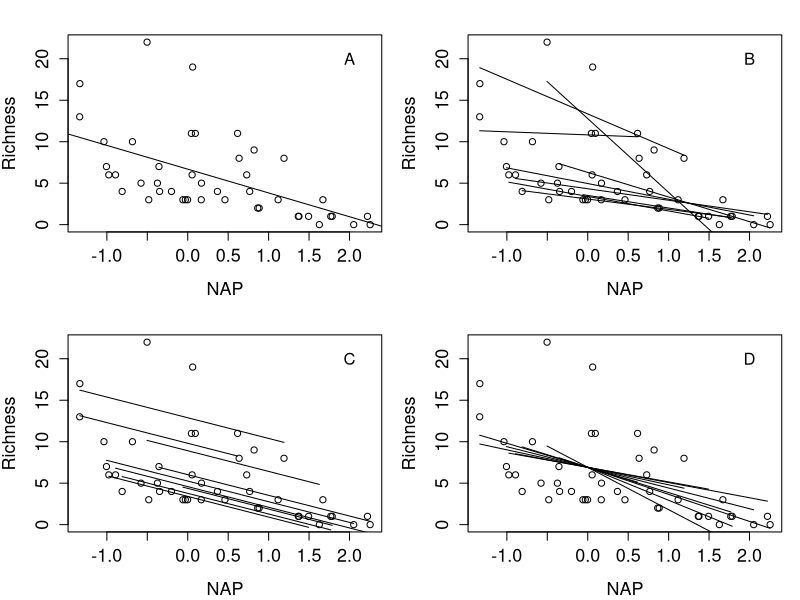
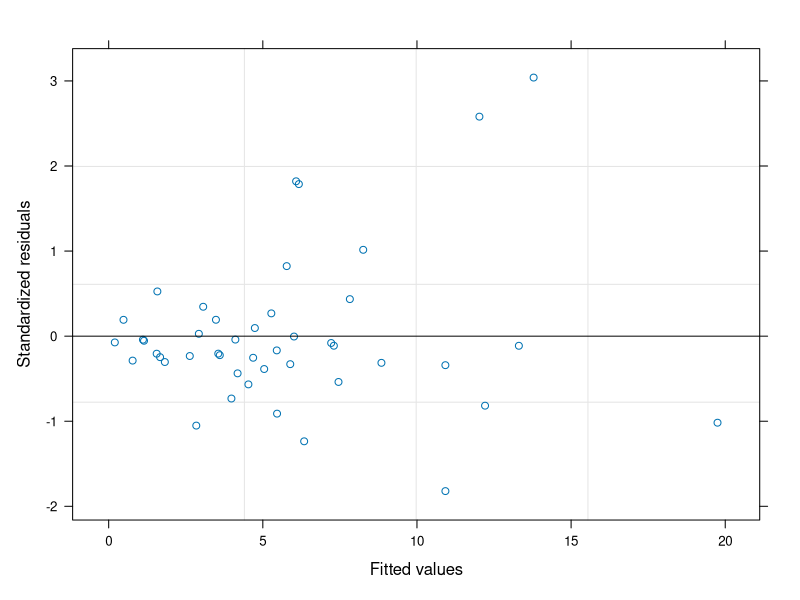

Recreate these plots in R, in order. (Note: this script raises an error after producing the figures.)
#    R code for: Chapter 8 in:
#    Analysing Ecological Data. (2007). Zuur, Ieno and Smith. Springer, 680p.
#    This file was produced by Nelly Chizhikova and Alain Zuur
#    (highstat@highstat.com)

#    This program is free software; you can redistribute it and/or modify
#    it under the terms of the GNU General Public License as published by
#    the Free Software Foundation; either version 2 of the License, or
#    (at your option) any later version.
#
#    This program is distributed in the hope that it will be useful, 
#    but WITHOUT ANY WARRANTY; without even the implied warranty of
#    MERCHANTABILITY or FITNESS FOR A PARTICULAR PURPOSE.  See the
#    GNU General Public License for more details.




setwd("D:\\applicat\\HighlandStatistics\\Book\\R\\RChapter8\\")

par(mar = c(4.5, 4.5, 0.5, 0.5), cex.lab = 1.3, cex.axis = 1.3)


#      Figure 8.1 A. One regression line
RIKZ <- read.table(file = "RIKZ.txt", header = TRUE)
RIKZ$Richness <- rowSums(RIKZ[, 2:76] > 0)

par(mfrow=c(2,2),mar=c(4,4,2,1)+0.1)
tmp <- lm(Richness ~ NAP, data = RIKZ)
plot(RIKZ$NAP, RIKZ$Richness, xlab="NAP", ylab="Richness", type="n")
points(RIKZ$NAP,RIKZ$Richness,cex=1)
abline(tmp)
text(2,20,"A",cex=1.2)


tmp1<-lm(Richness~NAP*factor(Beach), data = RIKZ)
plot(RIKZ$NAP,RIKZ$Richness,xlab="NAP",ylab="Richness",type="n")
points(RIKZ$NAP,RIKZ$Richness,cex=1)
for (i in 1:9){
    J<-RIKZ$Beach==i
    x1<-RIKZ$NAP[J]
    y1<-tmp1$fitted[J]
    Ord<-order(x1)
    lines(x1[Ord],y1[Ord])
}
text(2,20,"B",cex=1.2)


tmp2<-lm(Richness~NAP+factor(Beach), data = RIKZ)
plot(RIKZ$NAP,RIKZ$Richness,xlab="NAP",ylab="Richness",type="n")
points(RIKZ$NAP,RIKZ$Richness,cex=1)
for (i in 1:9){
    J<-RIKZ$Beach==i
    x1<-RIKZ$NAP[J]
    y1<-tmp2$fitted[J]
    Ord<-order(x1)
    lines(x1[Ord],y1[Ord])
}
text(2,20,"C",cex=1.2)


tmp3<-lm(Richness~NAP+factor(Beach):NAP, data = RIKZ)
plot(RIKZ$NAP,RIKZ$Richness,xlab="NAP",ylab="Richness",type="n")
points(RIKZ$NAP,RIKZ$Richness,cex=1)
for (i in 1:9){
    J<-RIKZ$Beach==i
    x1<-RIKZ$NAP[J]
    y1<-tmp3$fitted[J]
    Ord<-order(x1)
    lines(x1[Ord],y1[Ord])
}
text(2,20,"D",cex=1.2)




#Output for model 5 with random intercept, page 128-129
RIKZ <- read.table(file = "RIKZ.txt", header = TRUE)
RIKZ$Richness <- rowSums(RIKZ[, 2:76] > 0)
library(nlme)
m5 <- lme(Richness ~ NAP, data = RIKZ,
                  random = ~ 1|Beach)
summary(m5)
anova(m5)



#      Output for model 6 with random slope and intercept, page 129
RIKZ <- read.table(file = "RIKZ.txt", header = TRUE)
RIKZ$Richness <- rowSums(RIKZ[, 2:76] > 0)
library(nlme)
m6<-lme(Richness~NAP ,random= ~ NAP | factor(Beach), data = RIKZ, method="REML")
summary(m6)
anova(m6)
#I am not sure why these results are slightly different from those in the book
#It could be due to different R versions (1.6 in the book, and 2.7 now)
plot(m6)



#      Model selection (comparing models 5 and 6), page 130
anova(m5, m6)



#Model 7, page 131
RIKZ <- read.table(file = "RIKZ.txt", header = TRUE)
RIKZ$Richness <- rowSums(RIKZ[, 2:76] > 0)
RIKZ$fBeach <- factor(RIKZ$Beach)
library(nlme)
lmc <- lmeControl(niterEM = 5000, msMaxIter = 1000)
m7 <- lme(Richness ~ NAP, data = RIKZ,
                  random = ~ 1+NAP|fBeach,
                  weights = varIdent(form = ~ 1|fBeach), method="REML",
                  control = lmc)
summary(m7)

#In the current version of R (2.7), this model does not convergence (in the
#older version it did). Odd.
#I decided to remove the random slope from model 7.

m7NEW <- lme(Richness ~ NAP, data = RIKZ,
                  random = ~ 1|fBeach,
                  weights = varIdent(form = ~ 1|fBeach), method="REML")
summary(m7NEW)


#comparing the models 6 and 7NEW, page 132

anova(m6, m7NEW)

#      Model df      AIC      BIC     logLik   Test  L.Ratio p-value
#m6        1  6 244.3839 254.9511 -116.19193
#m7NEW     2 12 212.1544 233.2888  -94.07719 1 vs 2 44.22947  <.0001



#Figure 8.2
par(mfrow=c(2,2),mar=c(5,4,1,1)+0.1)
plot(m6$fitted[,2],resid(m6,type="p"),xlab="Fitted values",ylab="Residuals")
qqnorm(resid(m6,type="p"),cex=1,main="")

plot(m7NEW$fitted[,2],resid(m7,type="p"),xlab="Fitted values",ylab="Residuals")
qqnorm(resid(m7NEW,type="p"),cex=1,main="")




#      Model 8, page 133
#NOTE THAT DUE TO CONVERGENCE PROBLEMS, I REMOVED THE RANDOM SLOPES
RIKZ <- read.table(file = "RIKZ.txt", header = TRUE)
RIKZ$Richness <- rowSums(RIKZ[, 2:76] > 0)
RIKZ$fBeach <- factor(RIKZ$Beach)
library(nlme)

lmc <- lmeControl(niterEM = 5000, msMaxIter = 1000)
m8NEW <- lme(Richness ~ NAP+factor(exposure), data = RIKZ,
                  random = ~ 1|fBeach,
                  weights = varIdent(form = ~ 1|fBeach),
                  method="ML",control = lmc)

#comparison with model 7
m7NEW <- lme(Richness ~ NAP, data = RIKZ,
                  random = ~ 1|fBeach,
                  weights = varIdent(form = ~ 1|fBeach),
                  method="ML")
anova(m7NEW, m8NEW)


################
# Section 8.5
# A full analysis and all R code for the bee data can be found
# in Chapter 22





#Section 8.6
RIKZ <- read.table(file = "RIKZ.txt", header = TRUE)
RIKZ$Richness <- rowSums(RIKZ[, 2:76] > 0)
RIKZ$fBeach <- factor(RIKZ$Beach)
library(nlme)
library(mgcv)

lmc <- lmeControl(niterEM = 5000, msMaxIter = 1000)
M10 <- gamm(Richness ~ s(NAP),random=list(fBeach=~1),
                  data = RIKZ)

M11 <- gamm(Richness ~ s(NAP),random=list(fBeach=~1),
                  weights = varIdent(form = ~ 1|fBeach),
                  data = RIKZ)

AIC(M10$lme,M11$lme)
#Note the small differences due to the different R version
plot(M11$gam)
summary(M11$lme)


